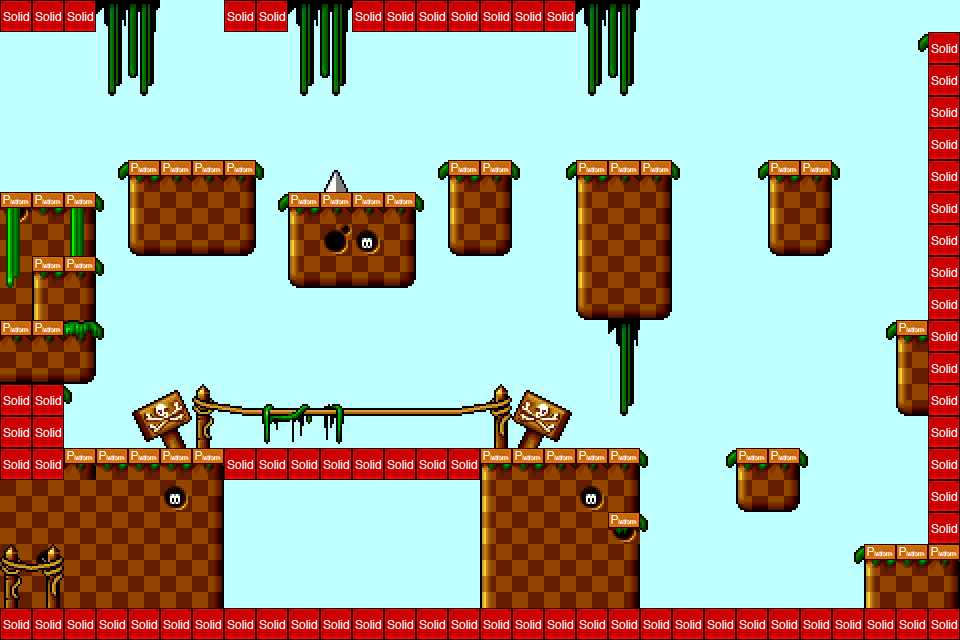

This is a level from a 2D game, rendered from its Tiled map with the project's own tilesets. A one-line summary and the map file follow, with tile-layer data summarised:
An orthogonal 30x20 tile map with 32x32 px tiles, 3 tile layers (fundo, frente, collision), 2 tilesets and 27 objects (23x CoinEntity, 2x EnemyEntity, player1, me.LevelEntity).

<map version="1.0" orientation="orthogonal" width="30" height="20" tilewidth="32" tileheight="32" backgroundcolor="#c0ffff">
 <tileset firstgid="1" name="area01" tilewidth="32" tileheight="32">
  <image source="../img/map/area01_level_tiles.png" width="640" height="241" />
 </tileset>
 <tileset firstgid="141" name="meta" tilewidth="32" tileheight="32">
  <image source="../img/map/metatiles32x32.png" width="160" height="32" />
  <tile id="0">
   <properties>
    <property name="type" value="solid" />
   </properties>
  </tile>
  <tile id="1">
   <properties>
    <property name="type" value="platform" />
   </properties>
  </tile>
 </tileset>
 <layer name="fundo" width="30" height="20">
  <data>[600 cells, 195 non-empty, 28 distinct tile ids]</data>
 </layer>
 <objectgroup name="player1" width="30" height="20">
  <object name="player1" x="352" y="32" width="28" height="63">
   <properties>
    <property name="canBreakTile" value="true" />
    <property name="image" value="gripe_run_right" />
    <property name="spritewidth" value="64" />
   </properties>
  </object>
 </objectgroup>
 <objectgroup name="mobs" width="30" height="20">
  <object name="EnemyEntity" x="4" y="556" width="832" height="32" />
  <object name="EnemyEntity" x="218" y="406" width="273" height="42" />
  <object name="CoinEntity" x="301" y="175">
   <properties>
    <property name="image" value="spinning_coin_gold" />
    <property name="spritewidth" value="32" />
   </properties>
   <ellipse />
  </object>
  <object name="CoinEntity" x="466" y="145">
   <properties>
    <property name="image" value="spinning_coin_gold" />
    <property name="spritewidth" value="32" />
   </properties>
   <ellipse />
  </object>
  <object name="CoinEntity" x="495" y="145">
   <properties>
    <property name="image" value="spinning_coin_gold" />
    <property name="spritewidth" value="32" />
   </properties>
   <ellipse />
  </object>
  <object name="CoinEntity" x="786" y="141">
   <properties>
    <property name="image" value="spinning_coin_gold" />
    <property name="spritewidth" value="32" />
   </properties>
   <ellipse />
  </object>
  <object name="CoinEntity" x="813" y="141">
   <properties>
    <property name="image" value="spinning_coin_gold" />
    <property name="spritewidth" value="32" />
   </properties>
   <ellipse />
  </object>
  <object name="CoinEntity" x="754" y="431">
   <properties>
    <property name="image" value="spinning_coin_gold" />
    <property name="spritewidth" value="32" />
   </properties>
   <ellipse />
  </object>
  <object name="CoinEntity" x="783" y="431">
   <properties>
    <property name="image" value="spinning_coin_gold" />
    <property name="spritewidth" value="32" />
   </properties>
   <ellipse />
  </object>
  <object name="CoinEntity" x="913" y="300">
   <properties>
    <property name="image" value="spinning_coin_gold" />
    <property name="spritewidth" value="32" />
   </properties>
   <ellipse />
  </object>
  <object name="CoinEntity" x="864" y="512">
   <properties>
    <property name="image" value="spinning_coin_gold" />
    <property name="spritewidth" value="32" />
   </properties>
   <ellipse />
  </object>
  <object name="CoinEntity" x="894" y="512">
   <properties>
    <property name="image" value="spinning_coin_gold" />
    <property name="spritewidth" value="32" />
   </properties>
   <ellipse />
  </object>
  <object name="CoinEntity" x="171" y="149">
   <properties>
    <property name="image" value="spinning_coin_gold" />
    <property name="spritewidth" value="32" />
   </properties>
   <ellipse />
  </object>
  <object name="CoinEntity" x="207" y="149">
   <properties>
    <property name="image" value="spinning_coin_gold" />
    <property name="spritewidth" value="32" />
   </properties>
   <ellipse />
  </object>
  <object name="CoinEntity" x="239" y="145">
   <properties>
    <property name="image" value="spinning_coin_gold" />
    <property name="spritewidth" value="32" />
   </properties>
   <ellipse />
  </object>
  <object name="CoinEntity" x="593" y="144">
   <properties>
    <property name="image" value="spinning_coin_gold" />
    <property name="spritewidth" value="32" />
   </properties>
   <ellipse />
  </object>
  <object name="CoinEntity" x="625" y="144">
   <properties>
    <property name="image" value="spinning_coin_gold" />
    <property name="spritewidth" value="32" />
   </properties>
   <ellipse />
  </object>
  <object name="CoinEntity" x="654" y="144">
   <properties>
    <property name="image" value="spinning_coin_gold" />
    <property name="spritewidth" value="32" />
   </properties>
   <ellipse />
  </object>
  <object name="CoinEntity" x="432" y="588">
   <properties>
    <property name="image" value="spinning_coin_gold" />
    <property name="spritewidth" value="32" />
   </properties>
   <ellipse />
  </object>
  <object name="CoinEntity" x="397" y="588">
   <properties>
    <property name="image" value="spinning_coin_gold" />
    <property name="spritewidth" value="32" />
   </properties>
   <ellipse />
  </object>
  <object name="CoinEntity" x="367" y="588">
   <properties>
    <property name="image" value="spinning_coin_gold" />
    <property name="spritewidth" value="32" />
   </properties>
   <ellipse />
  </object>
  <object name="CoinEntity" x="332" y="589">
   <properties>
    <property name="image" value="spinning_coin_gold" />
    <property name="spritewidth" value="32" />
   </properties>
   <ellipse />
  </object>
  <object name="CoinEntity" x="300" y="588">
   <properties>
    <property name="image" value="spinning_coin_gold" />
    <property name="spritewidth" value="32" />
   </properties>
   <ellipse />
  </object>
  <object name="CoinEntity" x="269" y="587">
   <properties>
    <property name="image" value="spinning_coin_gold" />
    <property name="spritewidth" value="32" />
   </properties>
   <ellipse />
  </object>
  <object name="CoinEntity" x="235" y="588">
   <properties>
    <property name="image" value="spinning_coin_gold" />
    <property name="spritewidth" value="32" />
   </properties>
   <ellipse />
  </object>
  <object name="me.LevelEntity" x="4" y="553" width="57" height="50">
   <properties>
    <property name="duration" value="300" />
    <property name="fade" value="#000000" />
    <property name="to" value="area02" />
   </properties>
  </object>
 </objectgroup>
 <layer name="frente" width="30" height="20">
  <data>[600 cells, 114 non-empty, 50 distinct tile ids]</data>
 </layer>
 <layer name="collision" width="30" height="20">
  <data>[600 cells, 111 non-empty, 2 distinct tile ids]</data>
 </layer>
</map>
